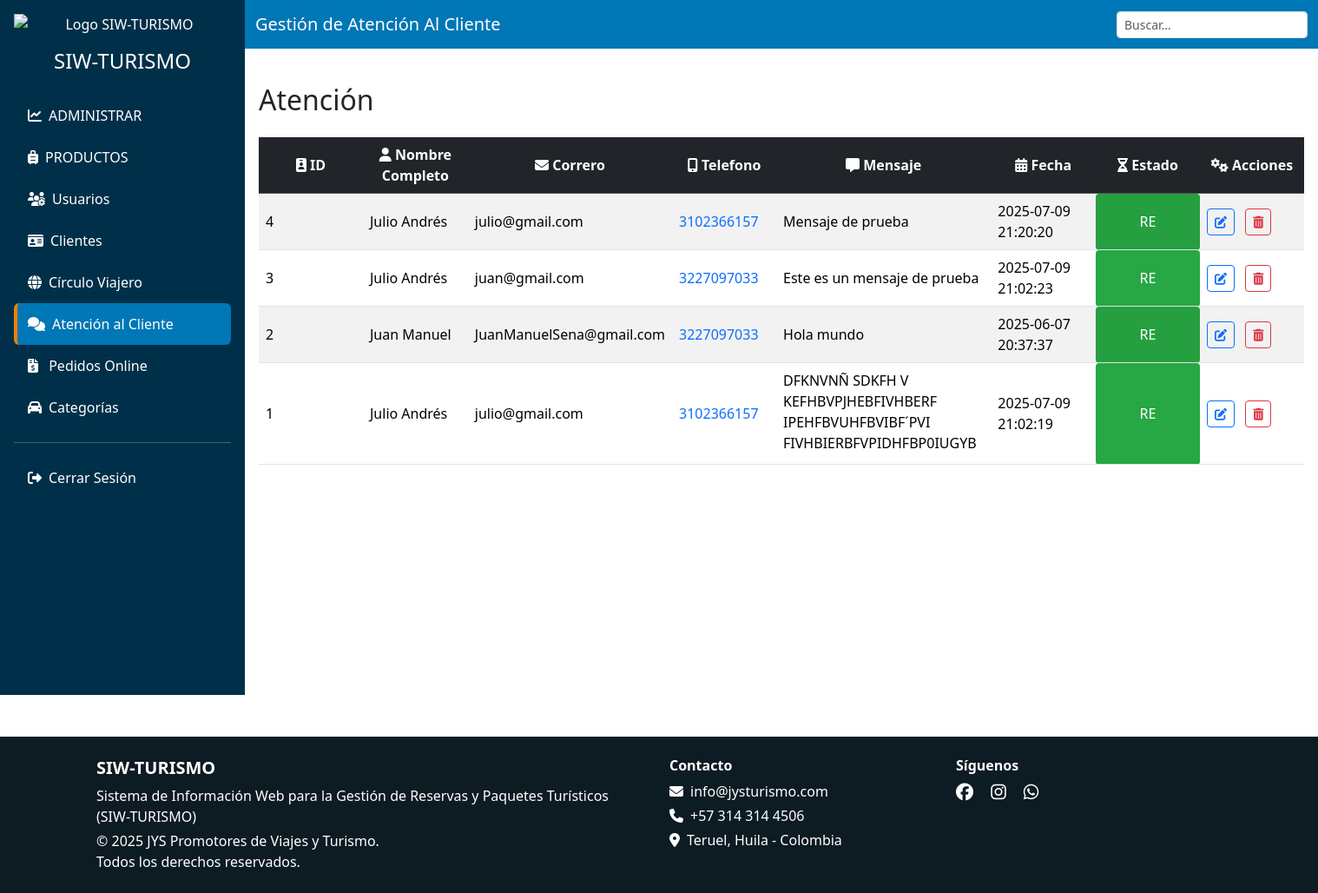
The app's page /vista/admin/atencion_cliente.php (signed in), older data.
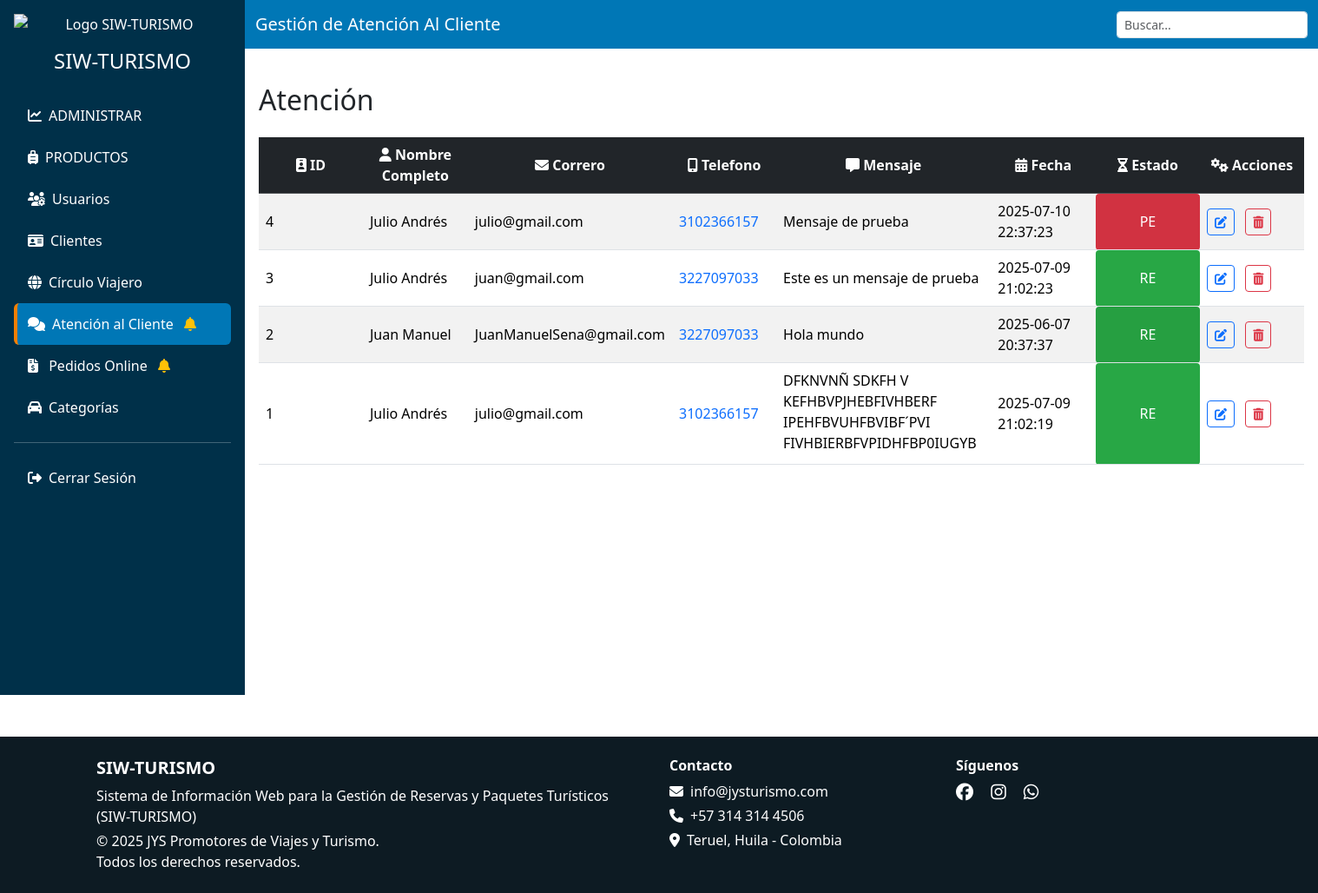
The same page, newer data.
### tables this page shows
CREATE TABLE `atencion_clientes` (
  `id` int(11) NOT NULL,
  `nombre` text NOT NULL,
  `mensaje` text NOT NULL,
  `fecha` timestamp NOT NULL DEFAULT current_timestamp() ON UPDATE current_timestamp(),
  `estado` enum('PE','RE') DEFAULT NULL,
  `correo` varchar(150) DEFAULT NULL,
  `telefono` bigint(15) NOT NULL
);

### modelo/atenciones_m.php (called while the page is built, shortened)
<?php
function obtenerAtenciones($conn) {
    $result = mysqli_query($conn, "SELECT * FROM atencion_clientes ORDER BY id DESC");
    return mysqli_fetch_all($result, MYSQLI_ASSOC);
}
?>

### modelo/obtenerEstados.php (called while the page is built, shortened)
<?php
 function hayPedidos($conn) {
        $sql = "SELECT 1 FROM ventas WHERE estado = ? LIMIT 1";
        $stmt = $conn->prepare($sql);
        if ($stmt) {
            $estado = "solicitado";
            $stmt->bind_param("s", $estado);
            $stmt->execute();
            $stmt->store_result();
            $hay = ($stmt->num_rows > 0);
            return $hay;
        }
        return false;
    }
    function hayAtenciones($conn) {
        $sql = "SELECT 1 FROM atencion_clientes WHERE estado = ? LIMIT 1";
        $stmt = $conn->prepare($sql);
        if ($stmt) {
            $estado = "PE";
            $stmt->bind_param("s", $estado);
            $stmt->execute();
            $stmt->store_result();
            $hay = ($stmt->num_rows > 0);
            return $hay;
        }
        return false;
    }
?>

### vista/admin/atencion_cliente.php (the view, shortened to what the changed rows need)
<?php
    include('header.php');
?>
<body>
    <?php
        include '../../conexion.php';
        include '../../modelo/atenciones_m.php';
        $atenciones = obtenerAtenciones($conn);
    ?>
    <div class="d-flex flex-column flex-lg-row">
        <?php include ('sidebar.php'); ?>
        <div class="flex-grow-1">
            <div class="main-content">
                <div class="d-flex justify-content-between align-items-center mb-4">
                    <h2 class="mb-0 mt-4">Atención</h2>
                </div>
                <div class="table-responsive">
                    <table class="table table-striped table-hover align-middle">
                        <thead class="table-dark">
                            <tr>
                                <th class="text-center"><i class="fas fa-id-badge"></i> ID</th>
                                <th class="text-center"><i class="fas fa-user"></i> Nombre Completo</th>
                                <th class="text-center"><i class="fas fa-envelope"></i> Correro</th>
                                <th class="text-center"><i class="fas fa-mobile-alt"></i> Telefono</th>
                                <th class="text-center"><i class="fas fa-comment-alt"></i> Mensaje</th>
                                <th class="text-center"><i class="fas fa-calendar-alt"></i> Fecha</th>
                                <th class="text-center"><i class="fas fa-hourglass-half"></i> Estado</th>
                                <th class="text-center"><i class="fas fa-cogs"></i> Acciones</th>
                            </tr>
                        </thead>
                        <tbody class="text-center">
                            <?php foreach ($atenciones as $atencion): ?>
                                <tr>
                                    <td><?= $atencion['id'] ?></td>
                                    <td><?= $atencion['nombre'] ?></td>
                                    <td><?= $atencion['correo'] ?></td>
                                    <td>
                                    <a href="https://wa.me/57<?= preg_replace('/\D/', '', $atencion['telefono']) ?>" target="_blank">
                                        <?= $atencion['telefono'] ?>
                                    </a>
                                    </td>
                                   <td>
                                        <div class="overflow-auto" style="max-height: 100px; max-width: 100%; text-align: left; overflow-wrap: break-word;">
                                            <?= htmlspecialchars($atencion['mensaje']) ?>
                                        </div>
                                    </td>
                                    <td><?= $atencion['fecha'] ?></td>
                                    <td style="<?= $atencion['estado']=='RE' ? 'background-color:#28a745;color:#fff;padding:5px;border-radius:4px;text-align:center;' : ($atencion['estado']=='PE' ? 'background-color:#dc3545;color:#fff;padding:5px;border-radius:4px;text-align:center;' : '') ?>">
                                        <?= htmlspecialchars($atencion['estado']) ?>
                                    </td>
                                    <td>
                                    <button class="btn btn-sm btn-outline-primary me-2" data-bs-toggle="modal"
                                        data-bs-target="#modalEditar<?= $atencion['id'] ?>">
                                        <i class="fas fa-edit"></i>
                                    </button>
                                    <button class="btn btn-sm btn-outline-danger"
                                        onclick="eliminar(event, <?= $atencion['id'] ?>)"><i class="fas fa-trash-alt"></i>
                                    </button>
                                    </td>
                                </tr>
                            <?php endforeach; ?>
                        </tbody>
                    </table>
                </div>
            </div>
        </div>
    </div>
    <?php include ('footer.php'); ?>
</body>
</html>

### vista/admin/sidebar.php (shortened to what the changed rows need)
<?php
include '../../conexion.php';
include '../../modelo/obtenerEstados.php';
$CampanaPedidos = hayPedidos($conn);
$CampanaAtencion = hayAtenciones($conn);
?>
<!DOCTYPE html>
<html lang="es">
<head>
    <link
      href="../../libs/bootstrap-5.3.3-dist/css/bootstrap.min.css"
      rel="stylesheet"
    />
</head>
<body>
    <div class="sidebar p-3 text-center d-flex flex-column flex-shrink-0 text-white overflow-auto vh-100">
        <nav style="min-width: 250px;">
            <ul class="nav nav-pills flex-column text-start">
                <li class="nav-item">
                    <a href="http://localhost/SIW-TURISMO/vista/admin/atencion_cliente.php" class="nav-link i-atencion_cliente text-white">
                        <i class="fas fa-comments me-2"></i>Atención al Cliente
                        <?php if ($CampanaAtencion): ?>
                            <i class="fas fa-bell text-warning ms-2"></i>
                        <?php endif; ?>
                    </a>
                </li>
               <li class="nav-item">
                    <a href="http://localhost/SIW-TURISMO/vista/admin/pedidos.php" class="nav-link i-pedidos text-white">
                        <i class="fas fa-file-invoice-dollar me-2"></i>
                        Pedidos Online
                        <?php if ($CampanaPedidos): ?>
                            <i class="fas fa-bell text-warning ms-2"></i>
                        <?php endif; ?>
                    </a>
                </li>
            </ul>
        </nav>
    </div>
</body>
</html>

Row changes from the older to the newer data that the page shows:
changed atencion_clientes "Mensaje de prueba": fecha "2025-07-09 21:20:20" → "2025-07-10 22:37:23"; estado "RE" → "PE"
